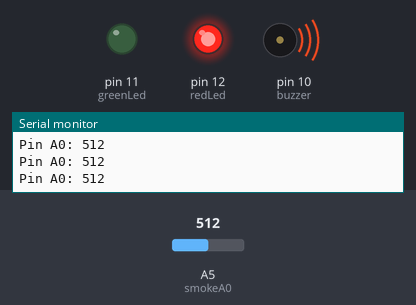
Bench run of a sketch on a simulated Arduino Mega 2560, built with avr-gcc and run on an emulated ATmega2560. On the bench: output pins drawn as LEDs (lit = HIGH), buzzer (waves = sounding), the last lines printed to the serial monitor. The test bench sets the inputs (shaded band); at power-on: A5 (smokeA0) = 512.

Above: at 1.2 s.
1.3 s: A5 (smokeA0) set to 411
2.8 s: A5 (smokeA0) set to 385
At 3.5 s:
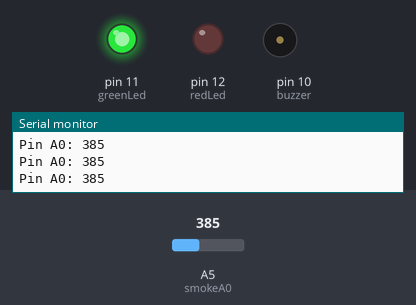
7.3 s: A5 (smokeA0) set to 410
At 8.5 s:
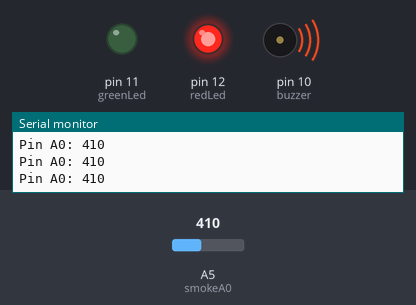
8.8 s: A5 (smokeA0) set to 390
At 10.1 s:
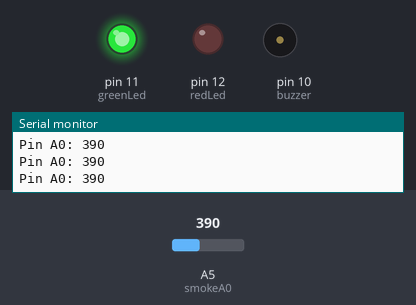
Timing chart, 0 to 11.3 s (numbered marks = the images above; inputs shaded):
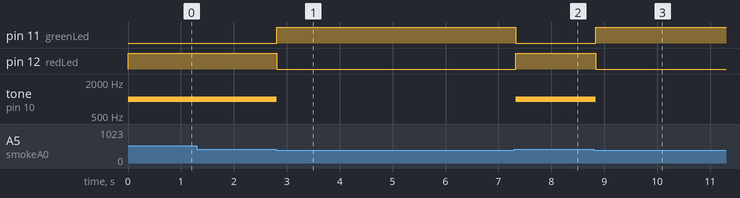

Measured:
- the behaviour switches between 401 and 400 on A5 (smokeA0) (found by bisection; images 0 and 1)
- after the input at 2.8 s, pin 11 (greenLed): LOW → HIGH at once; pin 12 (redLed): HIGH → LOW at once; tone on pin 10 (buzzer): 1000 Hz → silent at once
- after the input at 7.3 s, pin 11 (greenLed): HIGH → LOW at once; pin 12 (redLed): LOW → HIGH at once; tone on pin 10 (buzzer): silent → 1000 Hz at once
- after the input at 8.8 s, pin 11 (greenLed): LOW → HIGH at once; pin 12 (redLed): HIGH → LOW at once; tone on pin 10 (buzzer): 1000 Hz → silent at once

The sketch:

DetectorDeGaze.ino
```cpp
int redLed = 12;
int greenLed = 11;
int buzzer = 10;
int smokeA0 = A5;
int sensorThres = 400;
int bluetoothTx = 9;  // Conectează TX modul Bluetooth la pinul 9 al Arduino
int bluetoothRx = 8;  // Conectează RX modul Bluetooth la pinul 8 al Arduino

void setup() {
  pinMode(redLed, OUTPUT);
  pinMode(greenLed, OUTPUT);
  pinMode(buzzer, OUTPUT);
  pinMode(smokeA0, INPUT);
  Serial.begin(9600);
  Serial1.begin(9600);  // Inițializează comunicarea serială pentru modulul Bluetooth
}

void loop() {
  int analogSensor = analogRead(smokeA0);

  Serial.print("Pin A0: ");
  Serial.println(analogSensor);

  if (Serial1.available() > 0) {
    char command = Serial1.read();
    handleBluetoothCommand(command);
  }

  if (analogSensor > sensorThres) {
    digitalWrite(redLed, HIGH);
    digitalWrite(greenLed, LOW);
    tone(buzzer, 1000, 200);
  } else {
    digitalWrite(redLed, LOW);
    digitalWrite(greenLed, HIGH);
    noTone(buzzer);
  }

  delay(100);
}

void handleBluetoothCommand(char command) {
  switch (command) {
    case 'H':
      // Increase threshold or perform other actions
      sensorThres += 10;
      Serial.println("Increased threshold");
      break;
    case 'L':
      // Decrease threshold or perform other actions
      sensorThres -= 10;
      Serial.println("Decreased threshold");
      break;
    // Add more cases as needed for other commands
  }
}
```
